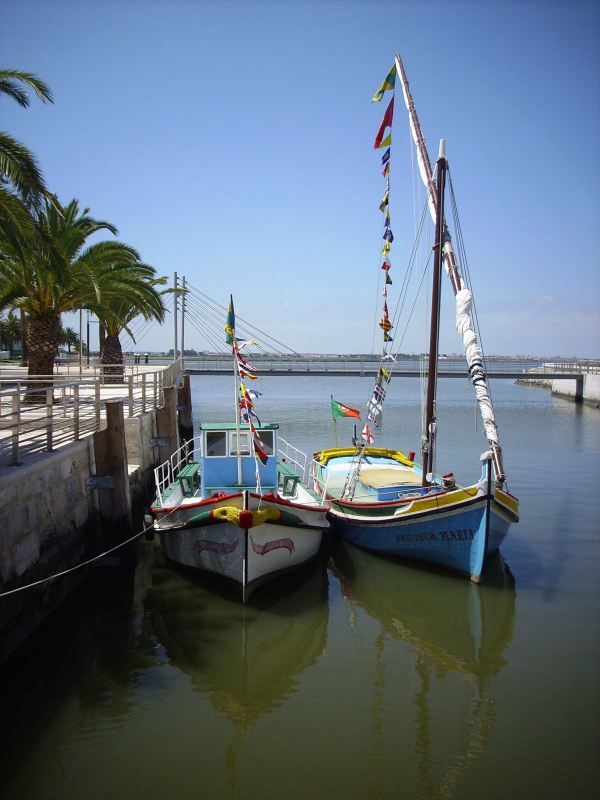
#> input picture media/loc/photo_03.jpg, 1200 x 1600 px, given in place of photo_03.jpg.png, which was not available (shown at 1/2 size)
$ python -i seg2.py   (imports and definitions only)
#> lines starting #> are read from the running program, lines starting #| are printed output that depends on the picture; after the words box and inside, x2 and y2 are one past the last pixel; in counts of white or black regions, pixels touching at a corner belong together; pictures that were not available may be replaced by others from this repository, and a replacement may not be noted
import json, sys, numpy as np, cv2
from PIL import Image
# [1 line not run here, left out]
def seg(n, out=None):
#> called with n = '../../media/loc/photo_03.jpg'
    a=np.array(Image.open(f'p20_{n}.png').convert('RGB')).astype(int)
    r,g,b=a[...,0],a[...,1],a[...,2]
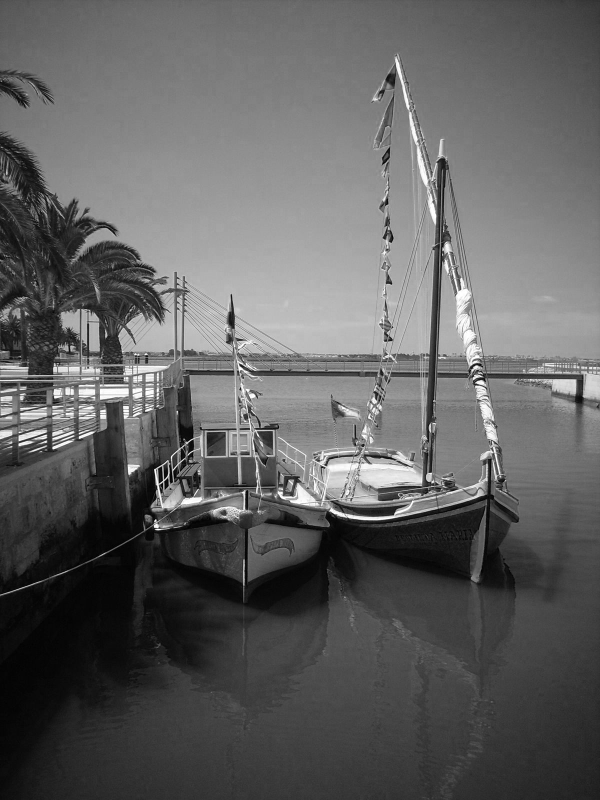
#> r: shape (1600, 1200) int64 (shown at 1/2 size); min 0, max 255, mean 96.7
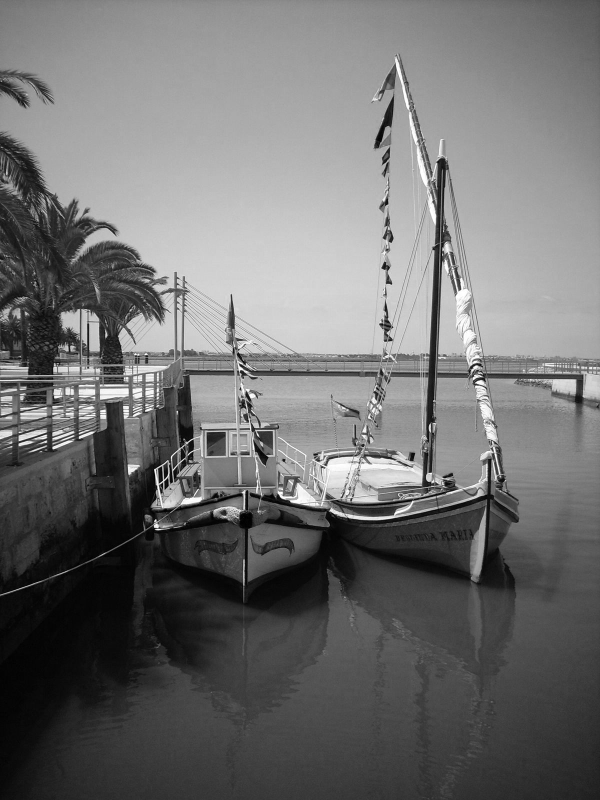
#> g: shape (1600, 1200) int64 (shown at 1/2 size); min 0, max 255, mean 112.1
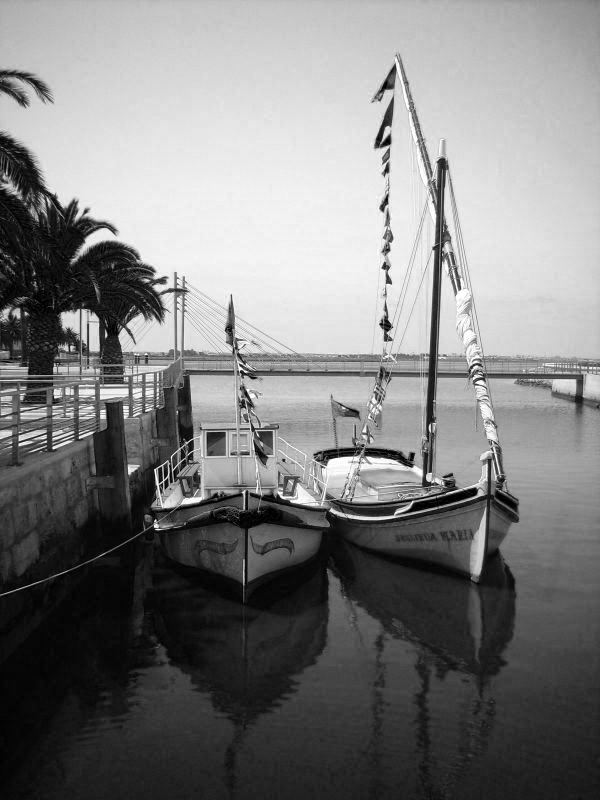
#> b: shape (1600, 1200) int64 (shown at 1/2 size); min 0, max 255, mean 126.5
    grey=(abs(r-g)<8)&(abs(g-b)<8)&(r>60)&(r<150)
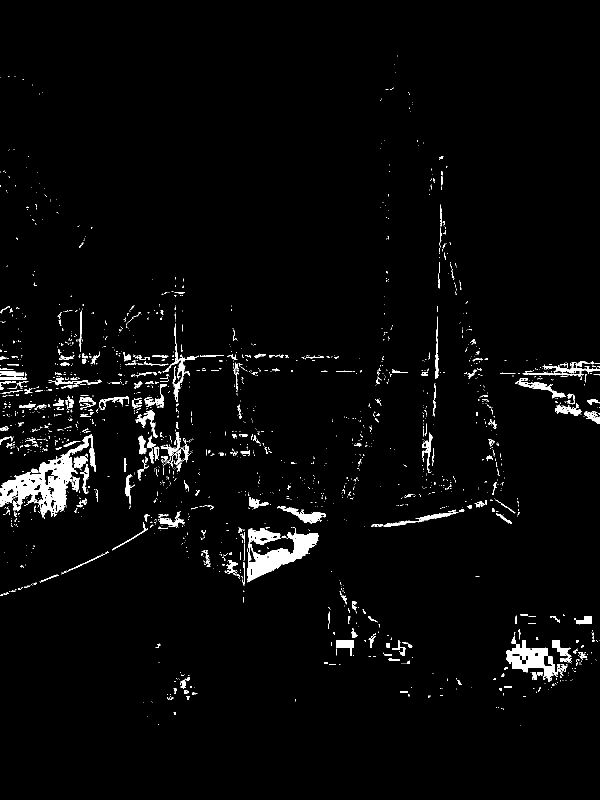
#> grey: shape (1600, 1200) bool (shown at 1/2 size); 2.8% white; 1982 white regions (1720 under 20 px), largest, box (x1, y1, x2, y2) and area: (0, 869, 192, 1035) 10144, (495, 1055, 637, 1165) 6612, (1012, 1271, 1116, 1364) 3747
    white=(r>246)&(g>246)&(b>246)
#> white: shape (1600, 1200) bool; 0.22% white in thin lines or dots, all inside (x1, y1, x2, y2) = (3, 117, 1197, 1060)
    corr=((abs(r-236)<6)&(abs(g-226)<6)&(abs(b-196)<8))|((abs(r-221)<6)&(abs(g-220)<6)&(abs(b-193)<8))
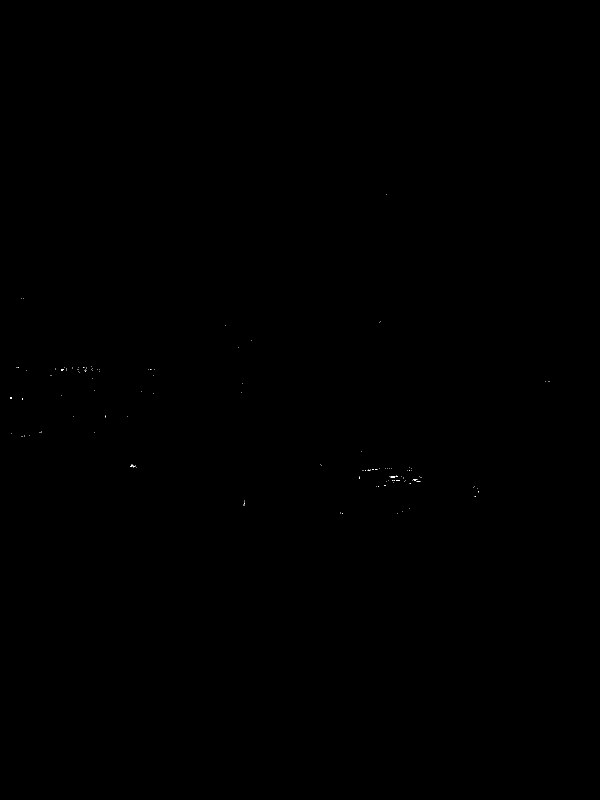
#> corr: shape (1600, 1200) bool (shown at 1/2 size); 0.02% white in thin lines or dots, all inside (x1, y1, x2, y2) = (20, 389, 1100, 1028)
    red=(r>200)&(g<60)&(b<60)
#> red: shape (1600, 1200) bool; 0% white in thin lines or dots, all inside (x1, y1, x2, y2) = (420, 803, 713, 1002)
    bar=(grey|white|corr).astype(np.uint8)
    bar=cv2.morphologyEx(bar,cv2.MORPH_CLOSE,np.ones((3,3),np.uint8))
#> bar: shape (1600, 1200); values 0 (black) and 1 (white), 3.6% white; 1408 white regions (1126 under 20 px), largest, box (x1, y1, x2, y2) and area: (0, 868, 192, 1043) 11525, (495, 1055, 637, 1165) 6849, (1012, 1264, 1135, 1364) 4433
    free=(1-bar).astype(np.uint8)
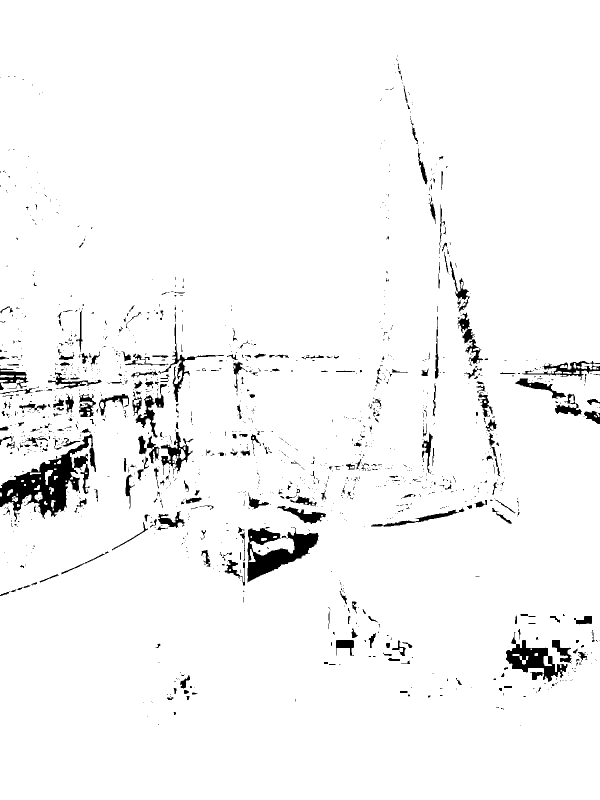
#> free: shape (1600, 1200) (shown at 1/2 size); values 0 (black) and 1 (white), 96.4% white; 1408 black regions (1126 under 20 px), largest, box (x1, y1, x2, y2) and area: (0, 868, 192, 1043) 11525, (495, 1055, 637, 1165) 6849, (1012, 1264, 1135, 1364) 4433
    nlab,lab=cv2.connectedComponents(free,connectivity=4)
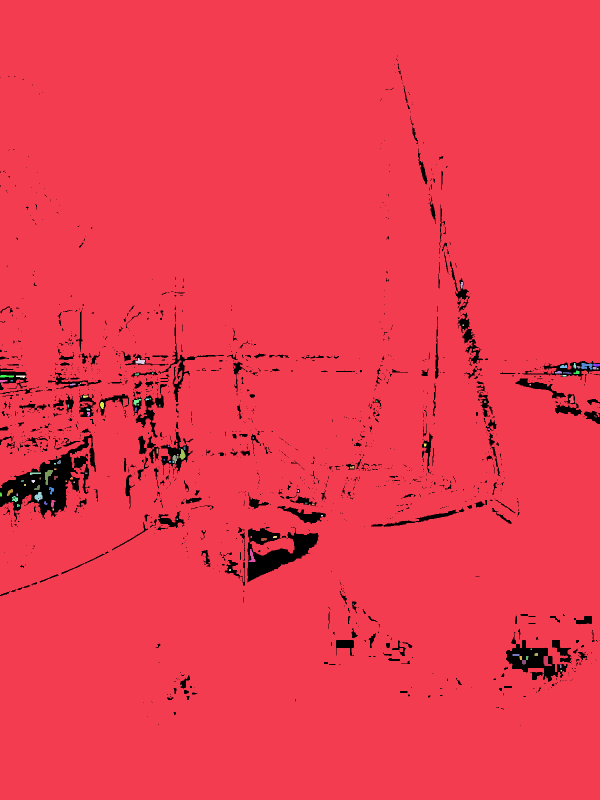
#> lab: shape (1600, 1200) int32 (shown at 1/2 size); 100 distinct labels, from 0 to 99; one colour per label, 0 black
#> nlab = 100
    res=[]
    for u in U[n]:
        x,y=int(u['x']),int(u['y'])
        # find nearest free pixel
        best=None
        for rr in range(0,15):
            ys,xs=np.nonzero(free[max(0,y-rr):y+rr+1,max(0,x-rr):x+rr+1])
            if len(xs): best=(ys[0]+max(0,y-rr),xs[0]+max(0,x-rr));break
        l=lab[best] if best else 0
        area=(lab==l).sum()/400 if l else 0
        res.append((u['frac'],u['type'],u['area'],round(area,1),l))
#> after the loop, res = []
    return res,lab,a
# [9 lines not run here, left out]

#> (the run stopped early here; a loop or call above may not have finished)

$ run again, on media/loc/photo_04.jpg
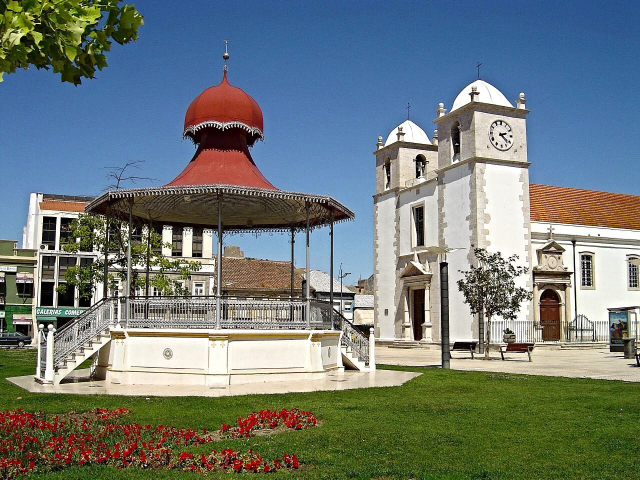
#> input picture media/loc/photo_04.jpg, 1280 x 959 px, given in place of photo_04.jpg.png, which was not available (shown at 1/2 size)
#> in seg, `grey=(abs(r-g)<8)&(abs(g-b)<8)&(r>60)&(r<150)`:
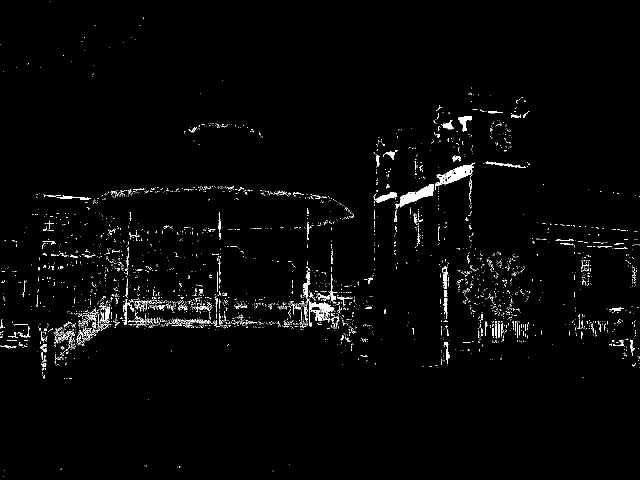
#> grey: shape (959, 1280) bool (shown at 1/2 size); 1.8% white in thin lines or dots
#> white: shape (959, 1280) bool; 2.1% white; 2918 white regions (2775 under 20 px), largest, box (x1, y1, x2, y2) and area: (1064, 446, 1280, 479) 2560, (900, 160, 1027, 225) 2528, (820, 246, 861, 288) 772
#> corr: shape (959, 1280) bool; 0.55% white in thin lines or dots
#> red: shape (959, 1280) bool; 0% white in thin lines or dots, all inside (x1, y1, x2, y2) = (330, 825, 619, 932)
#> free: shape (959, 1280); values 0 (black) and 1 (white), 93.5% white; 2595 black regions (2271 under 20 px), largest, box (x1, y1, x2, y2) and area: (224, 541, 714, 731) 13115, (74, 562, 225, 713) 5342, (980, 596, 1064, 687) 3601
#> in seg, `nlab,lab=cv2.connectedComponents(free,connectivity=4)`:
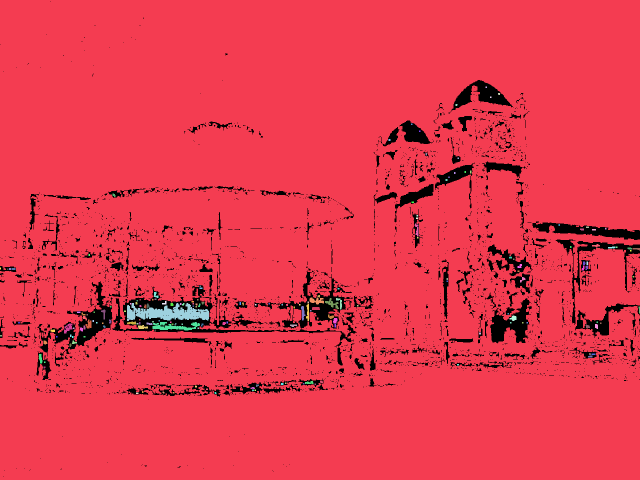
#> lab: shape (959, 1280) int32 (shown at 1/2 size); 182 distinct labels, from 0 to 181; one colour per label, 0 black
#> nlab = 182
#> after the loop in seg, `for u in U[n]:`: res = []

$ run again, on media/loc/photo_05.jpg
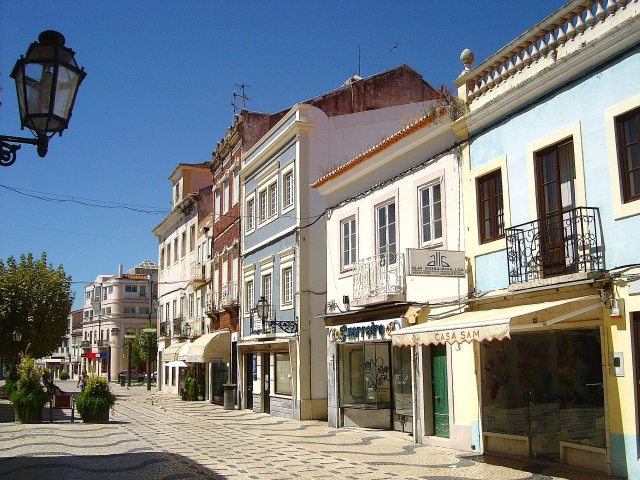
#> input picture media/loc/photo_05.jpg, 1280 x 960 px, given in place of photo_05.jpg.png, which was not available (shown at 1/2 size)
#> in seg, `grey=(abs(r-g)<8)&(abs(g-b)<8)&(r>60)&(r<150)`:
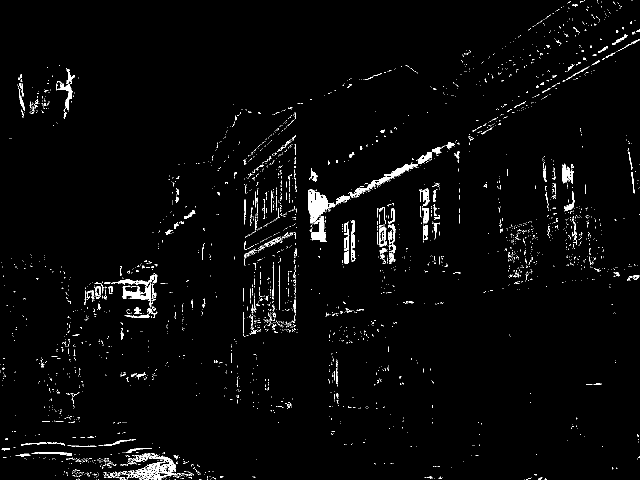
#> grey: shape (960, 1280) bool (shown at 1/2 size); 2.3% white; 3253 white regions (3082 under 20 px), largest, box (x1, y1, x2, y2) and area: (671, 291, 891, 411) 2048, (260, 906, 361, 960) 1772, (616, 378, 670, 447) 1750
#> white: shape (960, 1280) bool; 0.53% white in thin lines or dots
#> corr: shape (960, 1280) bool; 0.67% white in thin lines or dots
#> red: shape (960, 1280) bool; 0% white in thin lines or dots, all inside (x1, y1, x2, y2) = (175, 708, 186, 714)
#> free: shape (960, 1280); values 0 (black) and 1 (white), 94.9% white; 4841 black regions (4490 under 20 px), largest, box (x1, y1, x2, y2) and area: (616, 291, 891, 484) 5500, (207, 906, 388, 960) 3713, (204, 546, 319, 636) 2405
#> in seg, `nlab,lab=cv2.connectedComponents(free,connectivity=4)`:
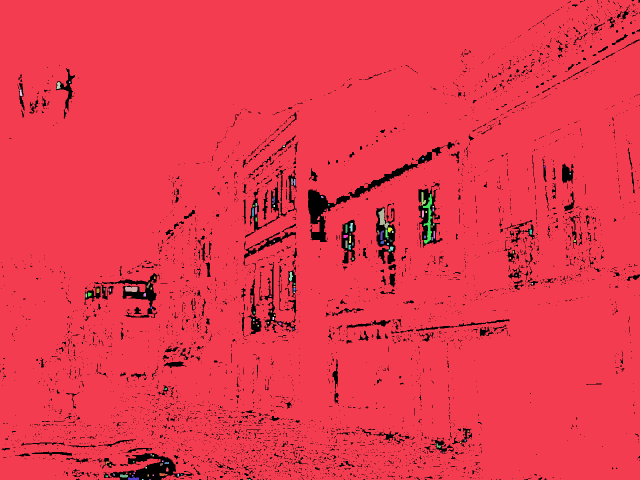
#> lab: shape (960, 1280) int32 (shown at 1/2 size); 124 distinct labels, from 0 to 123; one colour per label, 0 black
#> nlab = 124
#> after the loop in seg, `for u in U[n]:`: res = []
